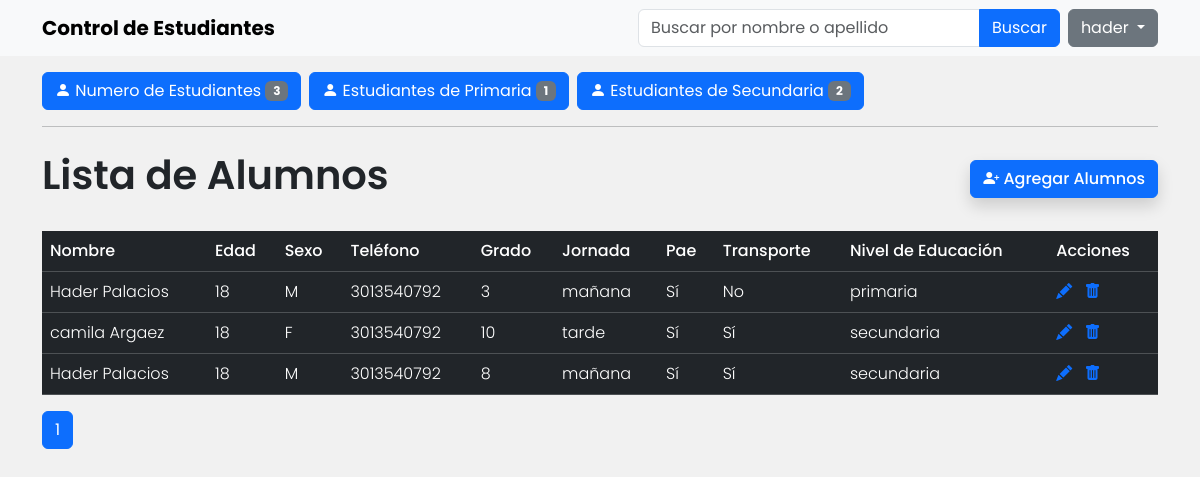
The page //api (signed in) on the database its author committed.
### Apps/Alumno/models.py (models this page shows, shortened)
class Alumno(models.Model):
    _nombre = models.CharField(max_length=150, blank=False)
    _apellido = models.CharField(max_length=150, blank=False)
    _edad = models.IntegerField(blank=False)
    _sexo = models.CharField(
        max_length=1,
        choices=[("M", "Masculino"), ("F", "Femenino")],
        blank=False,
    )
    _telefono = models.CharField(max_length=10, blank=True)
    _grado = models.CharField(
        max_length=10,
        blank=True,
        choices=[("1", "Primero"), ("2", "Segundo"), ("3", "Tercero"), ("4", "Cuarto"), ("5", "Quinto"), ("6", "Sexto"), ("7", "Séptimo"), ("8", "Octavo"), ("9", "Noveno"), ("10", "Décimo"), ("11", "Undécimo")],
    )
    _jornada = models.CharField(
        max_length=10,
        choices=[("mañana", "Mañana"), ("tarde", "Tarde")],
        blank=True,
    )
    _pae = models.BooleanField(default=False)
    _transporte = models.BooleanField(default=False)
    class Meta:
        abstract = True
    @property
    def nombre(self):
        return self._nombre
    @property
    def apellido(self):
        return self._apellido
    @property
    def edad(self):
        return self._edad
    @property
    def sexo(self):
        return self._sexo
    @property
    def telefono(self):
        return self._telefono
    @property
    def grado(self):
        return self._grado
    @property
    def jornada(self):
        return self._jornada
    @property
    def pae(self):
        return self._pae
    @property
    def transporte(self):
        return self._transporte

class EstudiantePrimaria(Alumno):
    etapa = models.CharField(
        max_length=10,
        choices=[("primaria", "Primaria")],
        default="primaria"
    )

class EstudianteSecundaria(Alumno):
    etapa = models.CharField(
        max_length=10,
        choices=[("secundaria", "Secundaria")],
        default="secundaria"
    )
    media = models.BooleanField(
        default=False,
        help_text="Indica si el estudiante está en media académica (grados 10 y 11)"
    )

### Apps/Alumno/templates/Alumno/inicio.html (shortened to what this page needs)
{% extends 'Alumno/base.html' %}
{% block content %}
    <section class="my-3">
        <div class="d-flex gap-2">
            <a type="button" class="btn btn-primary" href="{% url "inicio" %}">
                <i class="bi bi-person-fill"></i> Numero de Estudiantes <span class="badge text-bg-secondary">{{ page_obj.paginator.count }}</span>
            </a>
            <a type="button" class="btn btn-primary" href="{% url "inicio_primaria" %}">
                <i class="bi bi-person-fill"></i> Estudiantes de Primaria <span class="badge text-bg-secondary">{{ estudiantes_primaria.count }}</span>
            </a>
            <a type="button" class="btn btn-primary" href="{% url "inicio_secundaria" %}">
                <i class="bi bi-person-fill"></i> Estudiantes de Secundaria <span class="badge text-bg-secondary">{{ estudiantes_secundaria.count }}</span>
            </a>
        </div>
    </section>
    <hr>
    <div class="d-flex justify-content-between align-items-center my-4">
        <h1 class="fw-semibold">Lista de Alumnos</h1>
        <a class="btn btn-primary shadow fw-medium" href="{% url 'alumno_new' %}"><i class="bi bi-person-plus-fill"></i> Agregar Alumnos</a>
    </div>
    <table class="table table-dark mt-4">
        <thead>
            <tr>
                <th class="fw-medium">Nombre</th>
                <th class="fw-medium">Edad</th>
                <th class="fw-medium">Sexo</th>
                <th class="fw-medium">Teléfono</th>
                <th class="fw-medium">Grado</th>
                <th class="fw-medium">Jornada</th>
                <th class="fw-medium">Pae</th>
                <th class="fw-medium">Transporte</th>
                <th class="fw-medium">Nivel de Educación</th>
                <th class="fw-medium">Acciones</th>
            </tr>
        </thead>
        <tbody>
            {% for alumno in page_obj %}
                <tr>
                    <td class="fw-light">{{ alumno.nombre }} {{ alumno.apellido }}</td>
                    <td class="fw-light">{{ alumno.edad }}</td>
                    <td class="fw-light">{{ alumno.sexo }}</td>
                    <td class="fw-light">{{ alumno.telefono }}</td>
                    <td class="fw-light">{{ alumno.grado }}</td>
                    <td class="fw-light">{{ alumno.jornada }}</td>
                    <td class="fw-light">{{ alumno.pae|yesno:"Sí,No"  }}</td>
                    <td class="fw-light">{{ alumno.transporte|yesno:"Sí,No" }}</td>
                    <td class="fw-light">{{ alumno.etapa }}</td>
                    <td>
                        <a href="{% url 'alumno_update' alumno.id %}" class="me-2" aria-label="Editar"><i class="bi bi-pencil-fill"></i></a>
                        <a class="" data-bs-toggle="modal" data-bs-target="#ModalDelete" data-id="{{ alumno.id }}" role="button" aria-label="Borrar"><i class="bi bi-trash-fill"></i></a>
                    </td>
                </tr>
            {% endfor %}
        </tbody>
    </table>
    <nav aria-label="Page navigation example">
        <ul class="pagination">
            <li class="page-item active"><a class="page-link" href="#">{{ page_obj.number }}</a></li>
        </ul>
    </nav>
{% endblock %}

### Apps/Alumno/templates/Alumno/base.html (shortened to what this page needs)
<!DOCTYPE html>
<html lang="es">
<head>
    <link href="https://cdn.jsdelivr.net/npm/bootstrap@5.3.3/dist/css/bootstrap.min.css" rel="stylesheet">
    <link rel="stylesheet" href="https://cdn.jsdelivr.net/npm/bootstrap-icons@1.11.3/font/bootstrap-icons.min.css">
    {% load static %}
    <link rel="stylesheet" href="{% static "Alumno/css/styles.css" %}">
</head>
<body>
    <nav class="navbar bg-body-tertiary py-2">
        <div class="container">
            <a class="navbar-brand fw-bold">Control de Estudiantes</a>
            <div class="d-flex gap-2">
                <form method="GET" action="{% url 'inicio' %}">
                    <div class="input-group">
                        <input type="text" name="q" class="form-control" placeholder="Buscar por nombre o apellido" value="{{ query | default_if_none:'' }}">
                        <button type="submit" class="btn btn-primary">Buscar</button>
                    </div>
                </form>
                <div class="dropdown">
                    <button class="btn btn-secondary dropdown-toggle" type="button" data-bs-toggle="dropdown" aria-expanded="false">
                      {{ user.username }}
                    </button>
                </div>
            </div>
        </div>
    </nav>
    <header class="container">
        {% block content %}
        {% endblock %}
    </header>
</body>
</html>

### Apps/Alumno/static/Alumno/css/styles.css (style rules this page uses)
body { font-family: 'Poppins', sans-serif; margin: 0; padding: 0; background-color: #f1f1f1; }

### rows shown on the page
EstudiantePrimaria: nombre "Hader", apellido "Palacios", edad "18", sexo "M", telefono "3013540792", grado "3", jornada "mañana", pae "Sí", transporte "No", etapa "primaria"
EstudianteSecundaria: nombre "camila", apellido "Argaez", edad "18", sexo "F", telefono "3013540792", grado "10", jornada "tarde", pae "Sí", transporte "Sí", etapa "secundaria"
EstudianteSecundaria: nombre "Hader", apellido "Palacios", edad "18", sexo "M", telefono "3013540792", grado "8", jornada "mañana", pae "Sí", transporte "Sí", etapa "secundaria"

### other values the page prints
{{ user.username }} "hader"
{{ page_obj.paginator.count }} "3"
{{ estudiantes_primaria.count }} "1"
{{ estudiantes_secundaria.count }} "2"
{{ page_obj.number }} "1"
